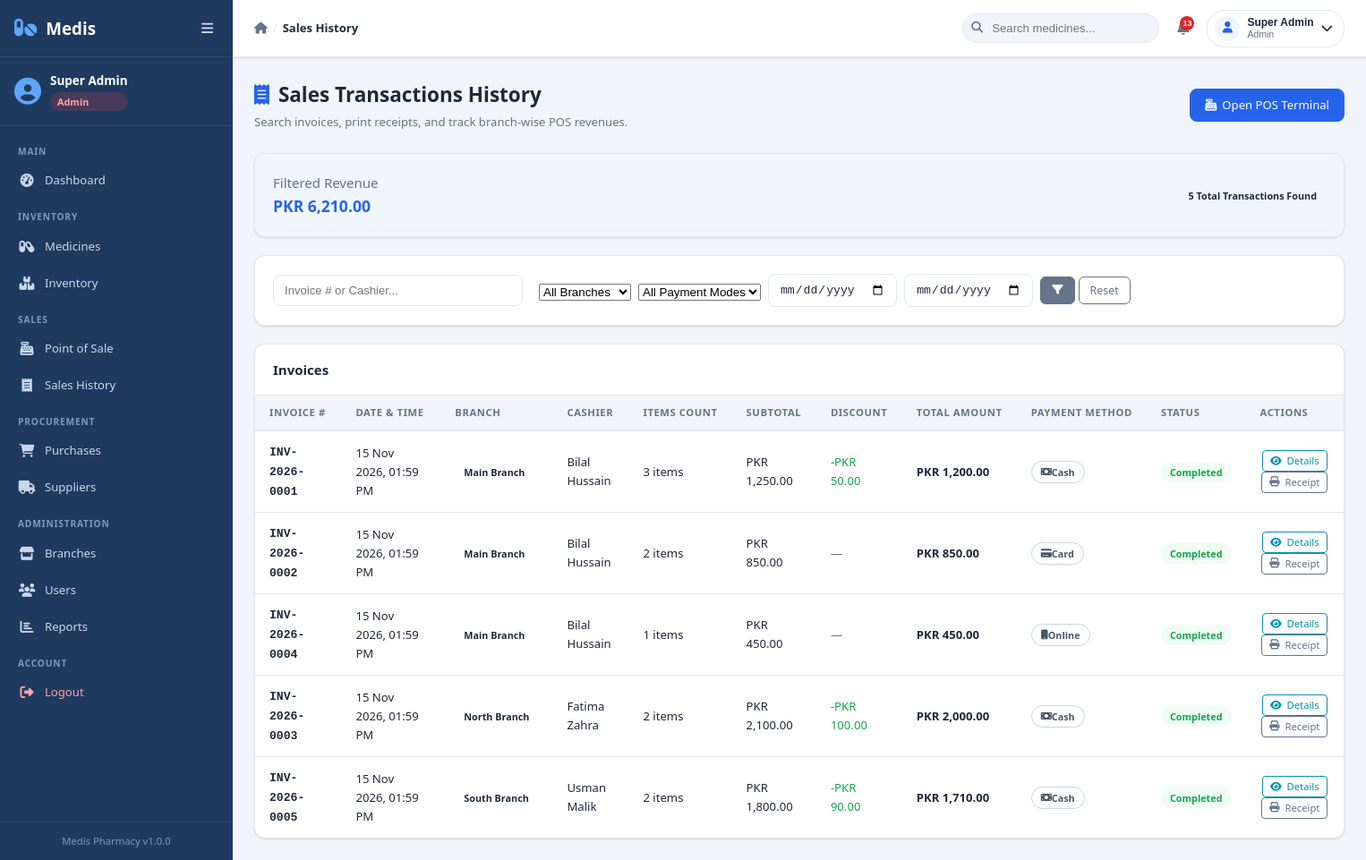
The page /modules/sales/index.php (signed in) on the database its author committed.
### tables this page shows
CREATE TABLE sales (
  id INT AUTO_INCREMENT PRIMARY KEY,
  branch_id INT NOT NULL,
  user_id INT,
  invoice_number VARCHAR(50) UNIQUE NOT NULL,
  subtotal DECIMAL(12,2) DEFAULT 0,
  discount DECIMAL(10,2) DEFAULT 0,
  total_amount DECIMAL(12,2) DEFAULT 0,
  payment_method ENUM('cash','card','online') DEFAULT 'cash',
  amount_paid DECIMAL(12,2) DEFAULT 0,
  change_amount DECIMAL(12,2) DEFAULT 0,
  status ENUM('completed','refunded','voided') DEFAULT 'completed',
  notes TEXT,
  created_at TIMESTAMP DEFAULT CURRENT_TIMESTAMP,
  updated_at TIMESTAMP DEFAULT CURRENT_TIMESTAMP ON UPDATE CURRENT_TIMESTAMP,
  FOREIGN KEY (branch_id) REFERENCES branches(id) ON DELETE CASCADE,
  FOREIGN KEY (user_id) REFERENCES users(id) ON DELETE SET NULL,
  INDEX idx_branch_date (branch_id, created_at),
  INDEX idx_invoice (invoice_number)
);

CREATE TABLE branches (
  id INT AUTO_INCREMENT PRIMARY KEY,
  name VARCHAR(100) NOT NULL,
  address TEXT,
  phone VARCHAR(20),
  manager_id INT NULL,
  status ENUM('active','inactive') DEFAULT 'active',
  created_at TIMESTAMP DEFAULT CURRENT_TIMESTAMP,
  updated_at TIMESTAMP DEFAULT CURRENT_TIMESTAMP ON UPDATE CURRENT_TIMESTAMP
);

CREATE TABLE users (
  id INT AUTO_INCREMENT PRIMARY KEY,
  name VARCHAR(100) NOT NULL,
  email VARCHAR(100) UNIQUE NOT NULL,
  password VARCHAR(255) NOT NULL,
  role ENUM('admin','manager','cashier') NOT NULL,
  branch_id INT NULL,
  status ENUM('active','inactive') DEFAULT 'active',
  created_at TIMESTAMP DEFAULT CURRENT_TIMESTAMP,
  updated_at TIMESTAMP DEFAULT CURRENT_TIMESTAMP ON UPDATE CURRENT_TIMESTAMP,
  FOREIGN KEY (branch_id) REFERENCES branches(id) ON DELETE SET NULL
);

### includes/functions.php (called while the page is built, shortened)
<?php
function formatCurrency($amount): string {
    return 'PKR ' . number_format((float)($amount ?? 0), 2);
}
function formatDateTime(?string $dt): string {
    return ($dt && $dt !== '0000-00-00 00:00:00') ? date('d M Y, h:i A', strtotime($dt)) : '—';
}
function e($str): string {
    return htmlspecialchars((string)($str ?? ''), ENT_QUOTES, 'UTF-8');
}

### includes/auth.php (called while the page is built, shortened)
<?php
function isAdmin():   bool { return ($_SESSION['user_role'] ?? '') === 'admin'; }

### modules/sales/index.php (the view, shortened to what this page needs)
<?php
require_once __DIR__ . '/../../includes/auth.php';
require_once __DIR__ . '/../../includes/functions.php';
$db = getDB();
$search   = trim($_GET['search'] ?? '');
$fromDate = trim($_GET['from_date'] ?? '');
$toDate   = trim($_GET['to_date'] ?? '');
$page   = max(1, (int)($_GET['page'] ?? 1));
$limit  = 15;
$offset = ($page - 1) * $limit;
$where = ["1=1"];
$params = [];
$whereSql = implode(' AND ', $where);
$countStmt = $db->prepare("
    SELECT COUNT(*)
    FROM sales s
    LEFT JOIN users u ON u.id = s.user_id
    WHERE $whereSql
");
$countStmt->execute($params);
$totalRecords = (int)$countStmt->fetchColumn();
$sql = "
    SELECT s.*, br.name AS branch_name, u.name AS cashier_name,
           (SELECT COUNT(*) FROM sale_items WHERE sale_id = s.id) AS item_count
    FROM sales s
    JOIN branches br ON br.id = s.branch_id
    LEFT JOIN users u ON u.id = s.user_id
    WHERE $whereSql
    ORDER BY s.created_at DESC
    LIMIT $limit OFFSET $offset
";
$stmt = $db->prepare($sql);
$stmt->execute($params);
$sales = $stmt->fetchAll();
$sumStmt = $db->prepare("SELECT COALESCE(SUM(s.total_amount),0) FROM sales s LEFT JOIN users u ON u.id = s.user_id WHERE $whereSql");
$sumStmt->execute($params);
$filteredTotalRevenue = (float)$sumStmt->fetchColumn();
require_once __DIR__ . '/../../includes/header.php';
?>
<div class="page-header">
    <div>
        <h2 class="page-title"><i class="fas fa-receipt text-primary"></i> Sales Transactions History</h2>
        <p class="page-subtitle">Search invoices, print receipts, and track branch-wise POS revenues.</p>
    </div>
    <div class="page-actions d-flex gap-2">
        <a href="<?= BASE_URL ?>/modules/pos/index.php" class="btn btn-primary">
            <i class="fas fa-cash-register"></i> Open POS Terminal
        </a>
    </div>
</div>
<div class="card mb-4 shadow-sm bg-primary-light border-0">
    <div class="card-body d-flex justify-content-between align-items-center flex-wrap gap-3 py-3">
        <div>
            <span class="text-muted small text-uppercase fw-bold">Filtered Revenue</span>
            <h3 class="text-primary mb-0"><?= formatCurrency($filteredTotalRevenue) ?></h3>
        </div>
        <div>
            <span class="badge badge-light fs-6"><?= $totalRecords ?> Total Transactions Found</span>
        </div>
    </div>
</div>
<div class="card mb-4 shadow-sm">
    <div class="card-body">
        <form method="GET" action="" class="row align-items-center gap-2">
            <div class="col-md-3">
                <input type="text" name="search" class="form-control form-control-sm"
                       placeholder="Invoice # or Cashier..." value="<?= e($search) ?>">
            </div>
            <?php if (isAdmin()): ?>
            <div class="col-md-2">
                <select name="branch_id" class="form-select form-select-sm">
                    <option value="all">All Branches</option>
                </select>
            </div>
            <?php endif; ?>
            <div class="col-md-2">
                <select name="payment_method" class="form-select form-select-sm">
                    <option value="">All Payment Modes</option>
                </select>
            </div>
            <div class="col-md-2">
                <input type="date" name="from_date" class="form-control form-control-sm" value="<?= e($fromDate) ?>" title="From Date">
            </div>
            <div class="col-md-2">
                <input type="date" name="to_date" class="form-control form-control-sm" value="<?= e($toDate) ?>" title="To Date">
            </div>
            <div class="col-md-1 d-flex gap-1">
                <button type="submit" class="btn btn-sm btn-secondary"><i class="fas fa-filter"></i></button>
                <a href="<?= BASE_URL ?>/modules/sales/index.php" class="btn btn-sm btn-outline-secondary">Reset</a>
            </div>
        </form>
    </div>
</div>
<div class="card shadow-sm">
    <div class="card-header d-flex justify-content-between align-items-center">
        <h5 class="card-title m-0">Invoices</h5>
    </div>
    <div class="card-body p-0">
        <div class="table-responsive">
            <table class="table table-hover align-middle mb-0 data-table">
                <thead class="table-light">
                    <tr>
                        <th>Invoice #</th>
                        <th>Date & Time</th>
                        <th>Branch</th>
                        <th>Cashier</th>
                        <th>Items Count</th>
                        <th>Subtotal</th>
                        <th>Discount</th>
                        <th>Total Amount</th>
                        <th>Payment Method</th>
                        <th>Status</th>
                        <th class="text-center">Actions</th>
                    </tr>
                </thead>
                <tbody>
                    <?php if (empty($sales)): ?>
                        <tr><td colspan="11" class="text-center py-4 text-muted">No sales invoices found matching the criteria.</td></tr>
                    <?php else: ?>
                        <?php foreach ($sales as $sale): ?>
                            <tr>
                                <td><strong><code><?= e($sale['invoice_number']) ?></code></strong></td>
                                <td><?= formatDateTime($sale['created_at']) ?></td>
                                <td><span class="badge badge-light"><?= e($sale['branch_name']) ?></span></td>
                                <td><?= e($sale['cashier_name'] ?? 'Staff') ?></td>
                                <td><?= $sale['item_count'] ?> items</td>
                                <td><?= formatCurrency((float)$sale['subtotal']) ?></td>
                                <td>
                                    <?php if ((float)$sale['discount'] > 0): ?>
                                        <span class="text-success">-<?= formatCurrency((float)$sale['discount']) ?></span>
                                    <?php else: ?>
                                        <span class="text-muted">—</span>
                                    <?php endif; ?>
                                </td>
                                <td><strong><?= formatCurrency((float)$sale['total_amount']) ?></strong></td>
                                <td>
                                    <span class="badge badge-outline-secondary">
                                        <i class="fas fa-<?= $sale['payment_method'] === 'cash' ? 'money-bill' : ($sale['payment_method'] === 'card' ? 'credit-card' : 'mobile') ?>"></i>
                                        <?= ucfirst(e($sale['payment_method'])) ?>
                                    </span>
                                </td>
                                <td>
                                    <span class="badge badge-success"><?= ucfirst(e($sale['status'])) ?></span>
                                </td>
                                <td class="text-center">
                                    <div class="btn-group gap-1">
                                        <a href="<?= BASE_URL ?>/modules/sales/view.php?id=<?= $sale['id'] ?>" class="btn btn-xs btn-outline-info" title="View Sale Details">
                                            <i class="fas fa-eye"></i> Details
                                        </a>
                                        <a href="<?= BASE_URL ?>/modules/pos/receipt.php?id=<?= $sale['id'] ?>" target="_blank" class="btn btn-xs btn-outline-secondary" title="Print Receipt">
                                            <i class="fas fa-print"></i> Receipt
                                        </a>
                                    </div>
                                </td>
                            </tr>
                        <?php endforeach; ?>
                    <?php endif; ?>
                </tbody>
            </table>
        </div>
    </div>
</div>
<?php require_once __DIR__ . '/../../includes/footer.php'; ?>

### rows shown on the page
sales: invoice_number "INV-2026-0001", created_at "15 Nov 2026, 01:59 PM", branch.name "Main Branch", user.name "Bilal Hussain", item_count "3", subtotal "PKR 1,250.00", discount "PKR 50.00", total_amount "PKR 1,200.00", payment_method "Cash", status "Completed"
sales: invoice_number "INV-2026-0002", created_at "15 Nov 2026, 01:59 PM", branch.name "Main Branch", user.name "Bilal Hussain", item_count "2", subtotal "PKR 850.00", total_amount "PKR 850.00", payment_method "Card", status "Completed"
sales: invoice_number "INV-2026-0004", created_at "15 Nov 2026, 01:59 PM", branch.name "Main Branch", user.name "Bilal Hussain", item_count "1", subtotal "PKR 450.00", total_amount "PKR 450.00", payment_method "Online", status "Completed"
sales: invoice_number "INV-2026-0003", created_at "15 Nov 2026, 01:59 PM", branch.name "North Branch", user.name "Fatima Zahra", item_count "2", subtotal "PKR 2,100.00", discount "PKR 100.00", total_amount "PKR 2,000.00", payment_method "Cash", status "Completed"
sales: invoice_number "INV-2026-0005", created_at "15 Nov 2026, 01:59 PM", branch.name "South Branch", user.name "Usman Malik", item_count "2", subtotal "PKR 1,800.00", discount "PKR 90.00", total_amount "PKR 1,710.00", payment_method "Cash", status "Completed"

### other values the page prints
$currentUser['name'] "Super Admin"
$currentUser['role'] "Admin"
APP_NAME "Medis Pharmacy"
APP_VERSION "1.0.0"
$pageTitle "Sales History"
$totalAlerts "13"
formatCurrency($filteredTotalRevenue) "PKR 6,210.00"
$totalRecords "5"
